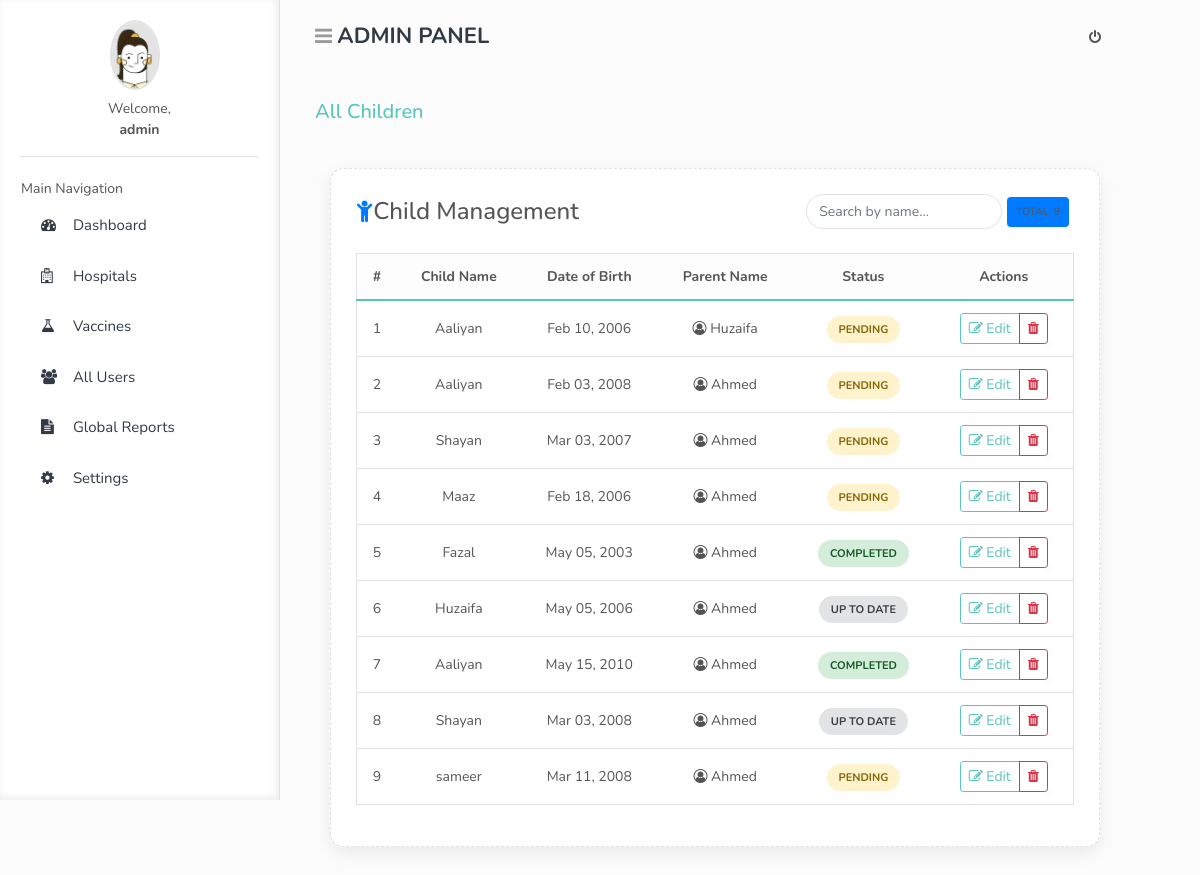
/mainadmin/children.php (signed in), run on the app's committed database.
### tables this page shows
CREATE TABLE `users` (
  `id` int(11) NOT NULL,
  `username` varchar(50) NOT NULL,
  `email` varchar(100) NOT NULL,
  `password` varchar(255) NOT NULL,
  `role` enum('admin','parent','hospital') NOT NULL,
  `profile_pic` varchar(255) DEFAULT 'user.png'
);

CREATE TABLE `children` (
  `child_id` int(11) NOT NULL,
  `parent_id` int(11) NOT NULL,
  `child_name` varchar(100) NOT NULL,
  `birth_date` date NOT NULL,
  `vaccination_status` varchar(50) DEFAULT 'Pending'
);

CREATE TABLE `parents` (
  `parent_id` int(11) NOT NULL,
  `parent_name` varchar(100) NOT NULL,
  `address` varchar(255) DEFAULT NULL,
  `phone` varchar(20) DEFAULT NULL,
  `email` varchar(100) NOT NULL,
  `password` varchar(255) NOT NULL
);

### mainadmin/children.php (the view, shortened to what this page needs)
<?php
$pageTitle = "All Children";
include '../base/header.php';
include '../includes/db.php';
$result = mysqli_query($conn, "
    SELECT
        c.child_id,
        c.child_name,
        c.birth_date,
        c.vaccination_status,
        p.parent_name
    FROM children c
    LEFT JOIN parents p ON p.parent_id = c.parent_id
    ORDER BY c.child_id DESC
");
?>
<div class="container py-4">
    <div class="card child-card">
        <div class="d-flex justify-content-between align-items-center mb-4">
            <div>
                <h4 class="m-0"><i class="fa fa-child text-primary me-2"></i>Child Management</h4>
            </div>
            <div class="d-flex align-items-center">
                <input type="text" id="childSearch" class="form-control search-box me-3" placeholder="Search by name...">
                <span class="badge bg-primary p-2">Total: <?= mysqli_num_rows($result); ?></span>
            </div>
        </div>
        <div class="table-responsive">
            <table class="table table-hover border align-middle text-center" id="childrenTable">
                <thead class="table-light">
                    <tr>
                        <th>#</th>
                        <th>Child Name</th>
                        <th>Date of Birth</th>
                        <th>Parent Name</th>
                        <th>Status</th>
                        <th>Actions</th>
                    </tr>
                </thead>
                <tbody>
                <?php
                $i = 1;
                if (mysqli_num_rows($result) > 0):
                    while ($row = mysqli_fetch_assoc($result)):
                        $status = strtolower(trim($row['vaccination_status'] ?? 'pending'));
                        $badgeClass = ($status === 'pending') ? 'status-pending' :
                                      (in_array($status, ['done','completed','vaccinated']) ? 'status-done' : 'status-other');
                ?>
                    <tr>
                        <td><?= $i++ ?></td>
                        <td class="fw-bold"><?= htmlspecialchars($row['child_name']) ?></td>
                        <td><?= date('M d, Y', strtotime($row['birth_date'])) ?></td>
                        <td><i class="fa fa-user-circle-o me-1"></i> <?= htmlspecialchars($row['parent_name'] ?? 'Guest') ?></td>
                        <td>
                            <span class="status-badge <?= $badgeClass ?>">
                                <?= $status ?>
                            </span>
                        </td>
                        <td>
                            <div class="btn-group">
                                <a href="child_edit.php?id=<?= $row['child_id'] ?>" class="btn btn-sm btn-outline-primary">
                                    <i class="fa fa-edit"></i> Edit
                                </a>
                                <a href="children.php?delete=<?= $row['child_id'] ?>"
                                   class="btn btn-sm btn-outline-danger"
                                   onclick="return confirm('Deleting this child will also remove their booking history. Continue?');">
                                    <i class="fa fa-trash"></i>
                                </a>
                            </div>
                        </td>
                    </tr>
                <?php endwhile; else: ?>
                    <tr><td colspan="6" class="text-center py-4 text-muted">No child records found in the system.</td></tr>
                <?php endif; ?>
                </tbody>
            </table>
        </div>
    </div>
</div>
<?php include '../base/footer.php'; ?>

### base/header.php (shortened to what this page needs)
<?php
include "../includes/db.php";
$userId   = $_SESSION['user_id'];
$role     = strtolower($_SESSION['role']);
$username = htmlspecialchars($_SESSION['username']);
$picQuery = mysqli_query($conn, "SELECT profile_pic FROM users WHERE id = '$userId'");
$picRow   = mysqli_fetch_assoc($picQuery);
$userPic  = (!empty($picRow['profile_pic'])) ? $picRow['profile_pic'] : 'user.png';
$dash_link = "dashboard.php";
if($role == 'admin') $dash_link = "index.php";
$pageTitle = $pageTitle ?? ucfirst($role) . " Dashboard";
?>
<!doctype html>
<html lang="en">
<head>
    <link rel="stylesheet" href="../assets/vendor/bootstrap/css/bootstrap.min.css">
    <link rel="stylesheet" href="../assets/vendor/font-awesome/css/font-awesome.min.css">
    <link rel="stylesheet" href="../assets/css/main.css">
</head>
<body data-theme="light" class="font-nunito">
<div id="wrapper" class="theme-cyan">
    <nav class="navbar navbar-fixed-top">
        <div class="container-fluid">
            <div class="navbar-brand">
                <button type="button" class="btn-toggle-offcanvas"><i class="fa fa-bars"></i></button>
                <a href="<?= $dash_link ?>"> <?= strtoupper($role) ?> PANEL</a>
            </div>
            <div class="navbar-right">
                <ul class="nav navbar-nav">
                    <li><a href="../logout.php" class="icon-menu"><i class="fa fa-power-off"></i></a></li>
                </ul>
            </div>
        </div>
    </nav>
    <div id="left-sidebar" class="sidebar">
        <div class="sidebar-scroll">
            <div class="user-account text-center">
                <img src="../assets/images/<?= $userPic ?>" class="rounded-circle user-photo" width="70" style="height:70px; object-fit: cover;">
                <p class="mt-2 mb-0">Welcome,</p>
                <strong><?= $username ?></strong>
                <hr>
            </div>
            <nav id="left-sidebar-nav" class="sidebar-nav">
                <ul class="metismenu">
                    <li class="header">Main Navigation</li>
                    <li><a href="<?= $dash_link ?>"><i class="fa fa-dashboard"></i> Dashboard</a></li>
                    <?php if($role == 'admin'): ?>
                        <li><a href="hospitalslist.php"><i class="fa fa-hospital-o"></i> Hospitals</a></li>
                        <li><a href="vaccines.php"><i class="fa fa-flask"></i> Vaccines</a></li>
                        <li><a href="users.php"><i class="fa fa-users"></i> All Users</a></li>
                        <li><a href="reports.php"><i class="fa fa-file-text"></i> Global Reports</a></li>
                        <li><a href="settings.php"><i class="fa fa-cog"></i> Settings</a></li>
                    <?php elseif($role == 'hospital'): ?>
                        <li><a href="appointments.php"><i class="fa fa-calendar"></i> Appointments</a></li>
                        <li><a href="manageRequests.php"><i class="fa fa-envelope"></i> Association Requests</a></li>
                        <li><a href="reportes.php"><i class="fa fa-file-text"></i> Vaccination Logs</a></li>
                    <?php endif; ?>
                </ul>
            </nav>
        </div>
    </div>
    <div id="main-content">
        <div class="container-fluid">
            <div class="block-header" style="padding-top: 20px;">
                <h2><?= $pageTitle ?></h2>
            </div>

### mainadmin/children.php (style rules this page uses)
.child-card { border-radius:14px; box-shadow:0 6px 18px rgba(0,0,0,0.08); padding:25px; background:#fff; }
.status-badge { padding: 6px 12px; border-radius: 999px; font-size: 11px; font-weight: 700; text-transform: uppercase; }
.status-pending { background:#fff3cd; color:#856404; }
.status-done { background:#d4edda; color:#155724; }
.status-other { background:#e2e3e5; color:#383d41; }
.search-box { max-width: 300px; border-radius: 20px; }

### data on the page
users: profile_pic (placeholder picture)
children: child_name "Aaliyan", birth_date "Feb 10, 2006", parent.parent_name "Huzaifa", vaccination_status "PENDING"
children: child_name "Aaliyan", birth_date "Feb 03, 2008", parent.parent_name "Ahmed", vaccination_status "PENDING"
children: child_name "Shayan", birth_date "Mar 03, 2007", parent.parent_name "Ahmed", vaccination_status "PENDING"
children: child_name "Maaz", birth_date "Feb 18, 2006", parent.parent_name "Ahmed", vaccination_status "PENDING"
children: child_name "Fazal", birth_date "May 05, 2003", parent.parent_name "Ahmed", vaccination_status "COMPLETED"
children: child_name "Huzaifa", birth_date "May 05, 2006", parent.parent_name "Ahmed", vaccination_status "UP TO DATE"
children: child_name "Aaliyan", birth_date "May 15, 2010", parent.parent_name "Ahmed", vaccination_status "COMPLETED"
children: child_name "Shayan", birth_date "Mar 03, 2008", parent.parent_name "Ahmed", vaccination_status "UP TO DATE"
children: child_name "sameer", birth_date "Mar 11, 2008", parent.parent_name "Ahmed", vaccination_status "PENDING"

### other printed values
$role "ADMIN"
$username "admin"
$pageTitle "All Children"
